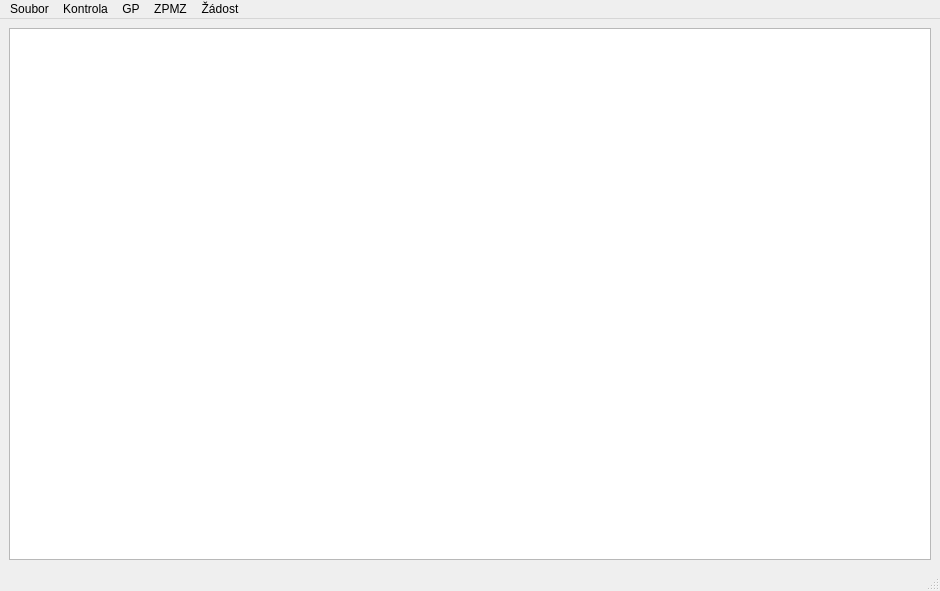
<?xml version="1.0" encoding="UTF-8"?>
<ui version="4.0">
 <class>MainWindow</class>
 <widget class="QMainWindow" name="MainWindow">
  <property name="enabled">
   <bool>true</bool>
  </property>
  <property name="geometry">
   <rect>
    <x>0</x>
    <y>0</y>
    <width>940</width>
    <height>591</height>
   </rect>
  </property>
  <property name="windowTitle">
   <string>Hlavní okno</string>
  </property>
  <widget class="QWidget" name="centralwidget">
   <layout class="QHBoxLayout" name="horizontalLayout">
    <item>
     <widget class="QTextEdit" name="textEditResults">
      <property name="enabled">
       <bool>true</bool>
      </property>
      <property name="readOnly">
       <bool>true</bool>
      </property>
     </widget>
    </item>
   </layout>
  </widget>
  <widget class="QMenuBar" name="menubar">
   <property name="geometry">
    <rect>
     <x>0</x>
     <y>0</y>
     <width>940</width>
     <height>25</height>
    </rect>
   </property>
   <widget class="QMenu" name="menuSoubor">
    <property name="title">
     <string>Soubor</string>
    </property>
    <addaction name="actionImportSlozky"/>
   </widget>
   <widget class="QMenu" name="menuKontrola">
    <property name="title">
     <string>Kontrola</string>
    </property>
    <addaction name="separator"/>
    <addaction name="actionKlasifikaceSouboru"/>
    <addaction name="actionAutomatickaKontrola"/>
    <addaction name="actionTiskProtokol"/>
    <addaction name="actionTiskVysledky"/>
    <addaction name="separator"/>
    <addaction name="actionVycistitVysledky"/>
    <addaction name="separator"/>
    <addaction name="actionSmazatVysledky"/>
   </widget>
   <widget class="QMenu" name="menuGP">
    <property name="title">
     <string>GP</string>
    </property>
    <widget class="QMenu" name="menuKontrola_2">
     <property name="title">
      <string>Kontrola</string>
     </property>
     <addaction name="actionForm_ln_kontrola"/>
     <addaction name="separator"/>
     <addaction name="actionKontrolaSS"/>
     <addaction name="actionKontrola_vykaz"/>
     <addaction name="actionKontrolaPopispole"/>
    </widget>
    <widget class="QMenu" name="menuN_hled_n_le_itost">
     <property name="title">
      <string>Náhled náležitostí</string>
     </property>
     <addaction name="actionSeznamSouradnic"/>
     <addaction name="actionVykazVymer_2"/>
     <addaction name="actionPopisovePole_2"/>
     <addaction name="actionBPEJ_2"/>
     <addaction name="actionMapovePole"/>
     <addaction name="actionKladMapovychDilu"/>
    </widget>
    <addaction name="separator"/>
    <addaction name="actionNactiGP"/>
    <addaction name="separator"/>
    <addaction name="actionNahledUprava"/>
    <addaction name="actionSegmentace"/>
    <addaction name="separator"/>
    <addaction name="menuKontrola_2"/>
    <addaction name="separator"/>
    <addaction name="menuN_hled_n_le_itost"/>
   </widget>
   <widget class="QMenu" name="menuZPMZ">
    <property name="title">
     <string>ZPMZ</string>
    </property>
    <widget class="QMenu" name="menuPopisov_pole">
     <property name="title">
      <string>Popisové pole</string>
     </property>
     <addaction name="actionNacist"/>
     <addaction name="actionNahledUprava_2"/>
     <addaction name="separator"/>
     <addaction name="actionKontrola_3"/>
     <addaction name="separator"/>
     <addaction name="actionOdebrat"/>
    </widget>
    <widget class="QMenu" name="menuN_rt">
     <property name="title">
      <string>Náčrt</string>
     </property>
     <addaction name="actionNacist_2"/>
     <addaction name="actionNahledUprava_3"/>
     <addaction name="separator"/>
     <addaction name="actionKontrola_4"/>
     <addaction name="separator"/>
     <addaction name="actionOdebrat_2"/>
    </widget>
    <widget class="QMenu" name="menuZ_pisn_k_m_en">
     <property name="title">
      <string>Zápisník měření</string>
     </property>
     <addaction name="actionNacist_3"/>
     <addaction name="actionNahledUprava_4"/>
     <addaction name="separator"/>
     <addaction name="actionKontrola_5"/>
     <addaction name="separator"/>
     <addaction name="actionOdebrat_3"/>
    </widget>
    <widget class="QMenu" name="menuProtokol_o_v_po_tech">
     <property name="title">
      <string>Protokol o výpočtech</string>
     </property>
     <addaction name="actionNacist_4"/>
     <addaction name="actionNahledUprava_5"/>
     <addaction name="separator"/>
     <addaction name="actionKontrola_6"/>
     <addaction name="separator"/>
     <addaction name="actionOdebrat_4"/>
    </widget>
    <widget class="QMenu" name="menuV_m_ry">
     <property name="title">
      <string>Výměry</string>
     </property>
     <addaction name="actionNacist_5"/>
     <addaction name="actionNahledUprava_6"/>
     <addaction name="separator"/>
     <addaction name="actionKontrola_7"/>
     <addaction name="separator"/>
     <addaction name="actionOdebrat_5"/>
    </widget>
    <widget class="QMenu" name="menuN_vrh_zm_ny">
     <property name="title">
      <string>Návrh změny</string>
     </property>
     <addaction name="actionNacist_6"/>
     <addaction name="separator"/>
     <addaction name="separator"/>
     <addaction name="actionOdebrat_6"/>
    </widget>
    <widget class="QMenu" name="menuSezn_men_vlstn_k">
     <property name="title">
      <string>Seznámení vlstníků</string>
     </property>
     <addaction name="actionNacist_7"/>
     <addaction name="actionNahledUprava_8"/>
     <addaction name="separator"/>
     <addaction name="actionKontrola_9"/>
     <addaction name="separator"/>
     <addaction name="actionOdebrat_7"/>
    </widget>
    <widget class="QMenu" name="menuPodn_t_na_opravu">
     <property name="title">
      <string>Podnět na opravu</string>
     </property>
     <addaction name="actionNacist_8"/>
     <addaction name="actionNahledUprava_9"/>
     <addaction name="separator"/>
     <addaction name="actionKontrola_10"/>
     <addaction name="separator"/>
     <addaction name="actionOdebrat_8"/>
    </widget>
    <widget class="QMenu" name="menuDSPS">
     <property name="title">
      <string>DSPS</string>
     </property>
     <addaction name="actionNacist_9"/>
     <addaction name="actionNahledUprava_10"/>
     <addaction name="separator"/>
     <addaction name="actionKontrola_11"/>
     <addaction name="separator"/>
     <addaction name="actionOdebrat_9"/>
    </widget>
    <widget class="QMenu" name="menuDokumentace_o_vyty_en">
     <property name="title">
      <string>Dokumentace o vytyčení</string>
     </property>
     <addaction name="actionNacist_10"/>
     <addaction name="actionNahledUprava_11"/>
     <addaction name="separator"/>
     <addaction name="actionKontrola_12"/>
     <addaction name="separator"/>
     <addaction name="actionOdebrat_10"/>
    </widget>
    <widget class="QMenu" name="menuGNSS">
     <property name="title">
      <string>GNSS</string>
     </property>
     <addaction name="actionNahledUprava_12"/>
     <addaction name="actionKontrola_2"/>
     <addaction name="separator"/>
     <addaction name="actionOdebrat_11"/>
    </widget>
    <addaction name="actionKontrola"/>
    <addaction name="separator"/>
    <addaction name="menuPopisov_pole"/>
    <addaction name="menuN_rt"/>
    <addaction name="menuZ_pisn_k_m_en"/>
    <addaction name="menuProtokol_o_v_po_tech"/>
    <addaction name="menuV_m_ry"/>
    <addaction name="menuN_vrh_zm_ny"/>
    <addaction name="menuSezn_men_vlstn_k"/>
    <addaction name="menuPodn_t_na_opravu"/>
    <addaction name="menuDSPS"/>
    <addaction name="menuDokumentace_o_vyty_en"/>
    <addaction name="menuGNSS"/>
   </widget>
   <widget class="QMenu" name="menu_dost">
    <property name="title">
     <string>Žádost</string>
    </property>
    <addaction name="actionNacistZadost"/>
    <addaction name="actionNahled"/>
    <addaction name="actionKontrola_13"/>
   </widget>
   <addaction name="menuSoubor"/>
   <addaction name="menuKontrola"/>
   <addaction name="menuGP"/>
   <addaction name="menuZPMZ"/>
   <addaction name="menu_dost"/>
  </widget>
  <widget class="QStatusBar" name="statusbar"/>
  <action name="actionOtevri">
   <property name="text">
    <string>Import souborů</string>
   </property>
   <property name="toolTip">
    <string>Import jednotlivých, nebo více souborů</string>
   </property>
  </action>
  <action name="actionAutomatickaKontrola">
   <property name="text">
    <string>Automatická kontrola</string>
   </property>
  </action>
  <action name="actionTiskProtokol">
   <property name="icon">
    <iconset theme="QIcon::ThemeIcon::DocumentSave"/>
   </property>
   <property name="text">
    <string>Uložit protokol</string>
   </property>
  </action>
  <action name="actionTiskVysledky">
   <property name="icon">
    <iconset theme="QIcon::ThemeIcon::DocumentSave"/>
   </property>
   <property name="text">
    <string>Uložit výsledky</string>
   </property>
  </action>
  <action name="actionNahledSegmentace">
   <property name="text">
    <string>Kontrola</string>
   </property>
  </action>
  <action name="actionOtevriSoubor">
   <property name="text">
    <string>Otevři soubor</string>
   </property>
  </action>
  <action name="actionNactiGP">
   <property name="text">
    <string>Načíst GP</string>
   </property>
   <property name="toolTip">
    <string>Načíst GP</string>
   </property>
  </action>
  <action name="actionSegmentace">
   <property name="text">
    <string>Segmentace</string>
   </property>
  </action>
  <action name="actionNahledUprava">
   <property name="text">
    <string>Náhled a úprava</string>
   </property>
  </action>
  <action name="actionRozdelit">
   <property name="text">
    <string>Rozdělit</string>
   </property>
  </action>
  <action name="actionMapovPole">
   <property name="text">
    <string>Mapové pole</string>
   </property>
  </action>
  <action name="actionSS">
   <property name="text">
    <string>SS</string>
   </property>
  </action>
  <action name="actionVykazVymer">
   <property name="text">
    <string>Výkaz výměr</string>
   </property>
  </action>
  <action name="actionBPEJ">
   <property name="text">
    <string>BPEJ</string>
   </property>
  </action>
  <action name="actionPopisovePole">
   <property name="text">
    <string>Popisové pole</string>
   </property>
  </action>
  <action name="actionKladList">
   <property name="text">
    <string>Klad listů</string>
   </property>
  </action>
  <action name="actionVycistitVysledky">
   <property name="text">
    <string>Vyčistit výsledky</string>
   </property>
  </action>
  <action name="actionSmazatVysledky">
   <property name="text">
    <string>Smazat výsledky</string>
   </property>
  </action>
  <action name="actionImportSlozky">
   <property name="text">
    <string>Import složky</string>
   </property>
  </action>
  <action name="actionNacistZadost">
   <property name="text">
    <string>Načíst Žádost</string>
   </property>
  </action>
  <action name="actionNahled">
   <property name="text">
    <string>Náhled</string>
   </property>
  </action>
  <action name="actionKontrola">
   <property name="text">
    <string>Kontrola</string>
   </property>
  </action>
  <action name="actionNacist">
   <property name="text">
    <string>Načíst</string>
   </property>
  </action>
  <action name="actionNahledUprava_2">
   <property name="text">
    <string>Náhled a úprava</string>
   </property>
  </action>
  <action name="actionKontrola_3">
   <property name="text">
    <string>Kontrola</string>
   </property>
  </action>
  <action name="actionNacist_2">
   <property name="text">
    <string>Načíst</string>
   </property>
  </action>
  <action name="actionNahledUprava_3">
   <property name="text">
    <string>Náhled a úprava</string>
   </property>
  </action>
  <action name="actionKontrola_4">
   <property name="text">
    <string>Kontrola</string>
   </property>
  </action>
  <action name="actionNacist_3">
   <property name="text">
    <string>Načíst</string>
   </property>
  </action>
  <action name="actionNahledUprava_4">
   <property name="text">
    <string>Náhled a úprava</string>
   </property>
  </action>
  <action name="actionKontrola_5">
   <property name="text">
    <string>Kontrola</string>
   </property>
  </action>
  <action name="actionNacist_4">
   <property name="text">
    <string>Načíst</string>
   </property>
  </action>
  <action name="actionNahledUprava_5">
   <property name="text">
    <string>Náhled a úprava</string>
   </property>
  </action>
  <action name="actionKontrola_6">
   <property name="text">
    <string>Kontrola</string>
   </property>
  </action>
  <action name="actionNacist_5">
   <property name="text">
    <string>Načíst</string>
   </property>
  </action>
  <action name="actionNahledUprava_6">
   <property name="text">
    <string>Náhled a úprava</string>
   </property>
  </action>
  <action name="actionKontrola_7">
   <property name="text">
    <string>Kontrola</string>
   </property>
  </action>
  <action name="actionNacist_6">
   <property name="text">
    <string>Načíst</string>
   </property>
  </action>
  <action name="actionNahledUprava_7">
   <property name="text">
    <string>Náhled a úprava</string>
   </property>
  </action>
  <action name="actionKontrola_8">
   <property name="text">
    <string>Kontrola</string>
   </property>
  </action>
  <action name="actionNacist_7">
   <property name="text">
    <string>Načíst</string>
   </property>
  </action>
  <action name="actionNahledUprava_8">
   <property name="text">
    <string>Náhled a úprava</string>
   </property>
  </action>
  <action name="actionKontrola_9">
   <property name="text">
    <string>Kontrola</string>
   </property>
  </action>
  <action name="actionNacist_8">
   <property name="text">
    <string>Načíst</string>
   </property>
  </action>
  <action name="actionNahledUprava_9">
   <property name="text">
    <string>Náhled a úprava</string>
   </property>
  </action>
  <action name="actionKontrola_10">
   <property name="text">
    <string>Kontrola</string>
   </property>
  </action>
  <action name="actionNacist_9">
   <property name="text">
    <string>Načíst</string>
   </property>
  </action>
  <action name="actionNahledUprava_10">
   <property name="text">
    <string>Náhled a úprava</string>
   </property>
  </action>
  <action name="actionKontrola_11">
   <property name="text">
    <string>Kontrola</string>
   </property>
  </action>
  <action name="actionNacist_10">
   <property name="text">
    <string>Načíst</string>
   </property>
  </action>
  <action name="actionNahledUprava_11">
   <property name="text">
    <string>Náhled a úprava</string>
   </property>
  </action>
  <action name="actionKontrola_12">
   <property name="text">
    <string>Kontrola</string>
   </property>
  </action>
  <action name="actionNahledUprava_12">
   <property name="text">
    <string>Náhled a úprava</string>
   </property>
  </action>
  <action name="actionKontrola_2">
   <property name="text">
    <string>Kontrola</string>
   </property>
  </action>
  <action name="actionKlasifikaceSouboru">
   <property name="text">
    <string>Formální kontrola a klasifikace</string>
   </property>
  </action>
  <action name="actionKontrolaSS">
   <property name="text">
    <string>Kontrola ss</string>
   </property>
  </action>
  <action name="actionKontrola_vykaz">
   <property name="text">
    <string>Kontrola výkazu výměr</string>
   </property>
  </action>
  <action name="actionKontrolaPopispole">
   <property name="text">
    <string>Kontrola popisového pole</string>
   </property>
  </action>
  <action name="actionSeznamSouradnic">
   <property name="text">
    <string>Seznam souřadnic</string>
   </property>
  </action>
  <action name="actionVykazVymer_2">
   <property name="text">
    <string>Výkaz výměr</string>
   </property>
  </action>
  <action name="actionPopisovePole_2">
   <property name="text">
    <string>Popisové pole</string>
   </property>
  </action>
  <action name="actionBPEJ_2">
   <property name="text">
    <string>BPEJ</string>
   </property>
  </action>
  <action name="actionMapovePole">
   <property name="text">
    <string>Mapové pole</string>
   </property>
  </action>
  <action name="actionKladMapovychDilu">
   <property name="text">
    <string>Klad mapových listů</string>
   </property>
  </action>
  <action name="actionOdebrat">
   <property name="text">
    <string>Odebrat</string>
   </property>
  </action>
  <action name="actionOdebrat_2">
   <property name="text">
    <string>Odebrat</string>
   </property>
  </action>
  <action name="actionOdebrat_3">
   <property name="text">
    <string>Odebrat</string>
   </property>
  </action>
  <action name="actionOdebrat_4">
   <property name="text">
    <string>Odebrat</string>
   </property>
  </action>
  <action name="actionOdebrat_5">
   <property name="text">
    <string>Odebrat</string>
   </property>
  </action>
  <action name="actionOdebrat_6">
   <property name="text">
    <string>Odebrat</string>
   </property>
  </action>
  <action name="actionOdebrat_7">
   <property name="text">
    <string>Odebrat</string>
   </property>
  </action>
  <action name="actionOdebrat_8">
   <property name="text">
    <string>Odebrat</string>
   </property>
  </action>
  <action name="actionOdebrat_9">
   <property name="text">
    <string>Odebrat</string>
   </property>
  </action>
  <action name="actionOdebrat_10">
   <property name="text">
    <string>Odebrat</string>
   </property>
  </action>
  <action name="actionOdebrat_11">
   <property name="text">
    <string>Odebrat</string>
   </property>
  </action>
  <action name="actionKontrola_13">
   <property name="text">
    <string>Kontrola</string>
   </property>
  </action>
  <action name="actionForm_ln_kontrola">
   <property name="text">
    <string>Formální kontrola</string>
   </property>
  </action>
 </widget>
 <resources/>
 <connections/>
</ui>
